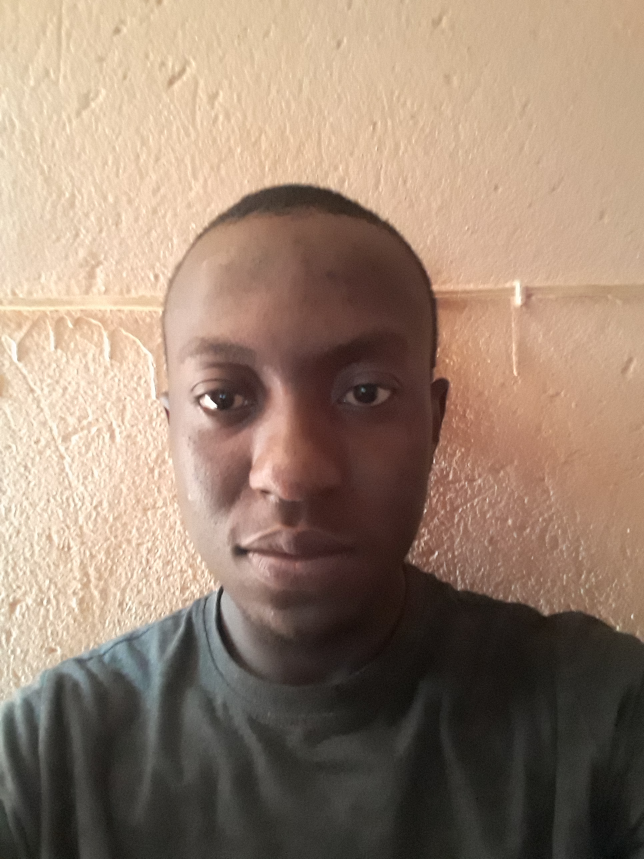
#> input picture train/prince/20211115_121405.jpg, 1932 x 2576 px, found by its file name (shown at 1/3 size); its folder holds only this picture in this run
$ python faces_train.py
#> lines starting #> are read from the running program, lines starting #| are printed output that depends on the picture
# os is used to loop through folders
import os
import cv2 as cv
import numpy as np

people = ['prince']
features = []
labels = []

# [7 lines of commented-out code are left out]

DIR = r'C:\laragon\www\opencv\train'
haar_cascade = cv.CascadeClassifier('haar_face.xml')

def create_train():
    for person in people:
        path = os.path.join(DIR, person)
        label = people.index(person)

        for img in os.listdir(path):
            img_path = os.path.join(path,img)

            img_array = cv.imread(img_path)
#> img_array is the input picture: shape (2576, 1932, 3); mean B, G, R 113.6, 131, 153.3
            gray = cv.cvtColor(img_array, cv.COLOR_BGR2GRAY)
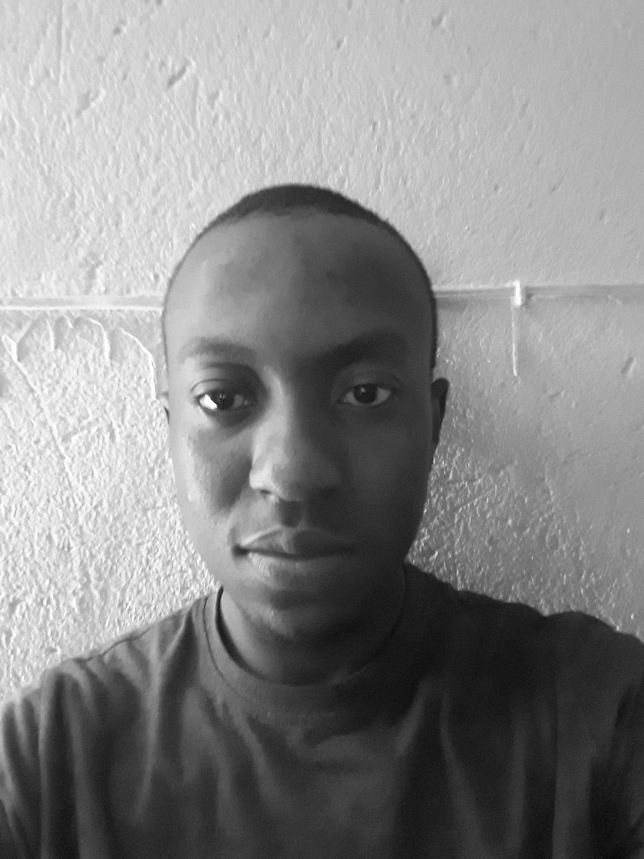
#> gray: shape (2576, 1932) (shown at 1/3 size); min 0, max 255, mean 135.7

            faces_rect = haar_cascade.detectMultiScale(gray, scaleFactor=1.1, minNeighbors=4)
#> faces_rect = [[609, 1517, 368, 368], [319, 769, 1130, 1130]]

            for (x,y,w,h) in faces_rect:
                faces_roi = gray[y:y+h, x:x+w]
                features.append(faces_roi)
                labels.append(label)
#> this loop made 2 passes
#> pass 1, in create_train, `faces_roi = gray[y:y+h, x:x+w]`:
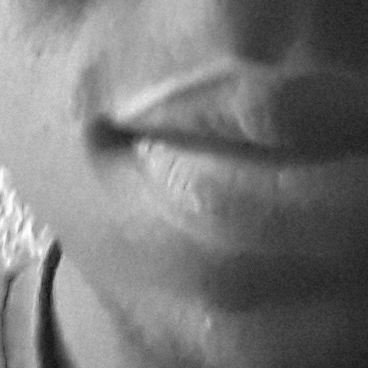
#> faces_roi: shape (368, 368); min 13, max 252, mean 121.3
#> pass 2, in create_train, `faces_roi = gray[y:y+h, x:x+w]`:
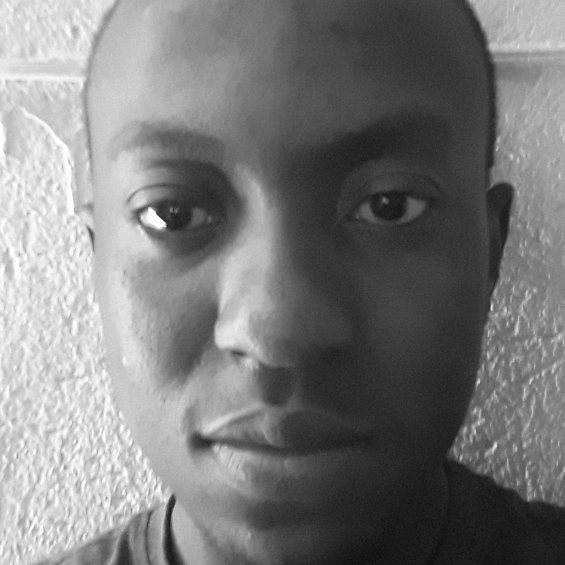
#> faces_roi: shape (1130, 1130) (shown at 1/2 size); min 8, max 255, mean 122.8
#> after the loop, features = 2 items; labels = [0, 0]

create_train()

print('Training done -------')

features = np.array(features, dtype='object')
labels = np.array(labels)

face_recognizer = cv.face.LBPHFaceRecognizer_create()

# Train the recognizer on the features and labels list
face_recognizer.train(features,labels)

face_recognizer.save('face_trained.yml')
np.save('features.npy', features)
np.save('labels.npy', labels)
